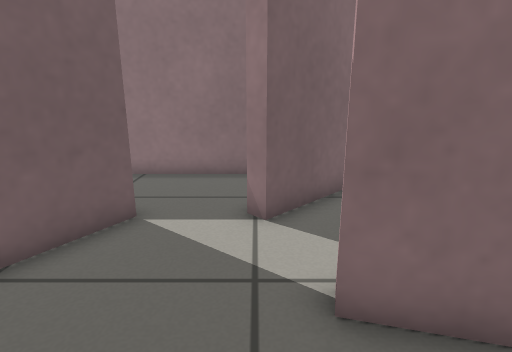
View 1 (above)

18 first-person views from a walk through a world built for the Gazebo simulator. The camera is 0.65 m above the floor, tilts 14° down and sees 80° across. The floor is counted in squares, 0.25 m on a side. Each view is taken from the middle of a square. On the plan, view 1 faces up. The plan holds only what a view shows up to about 19 squares ahead; the rest is blank.

View 2
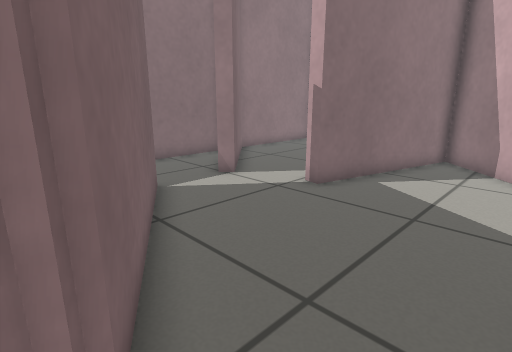

View 3
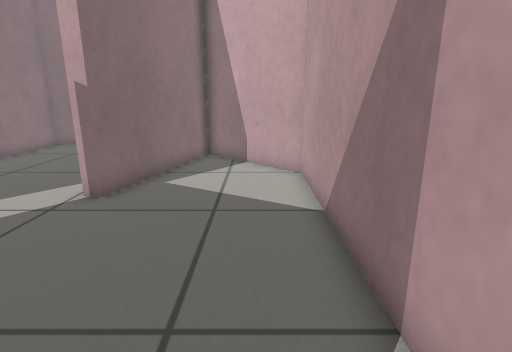

View 4
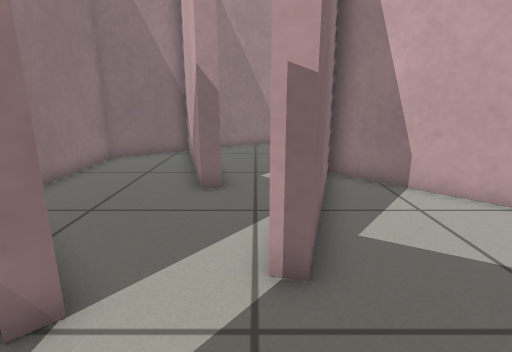

View 5
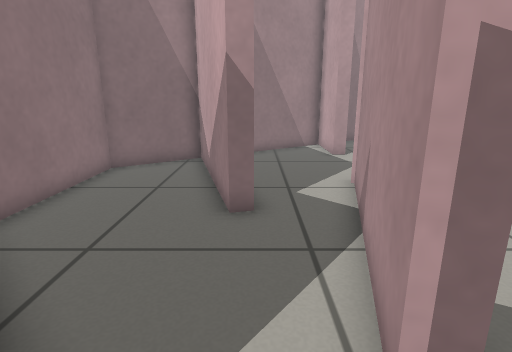

View 6
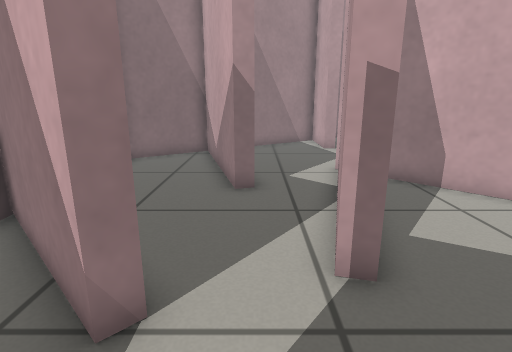

View 7
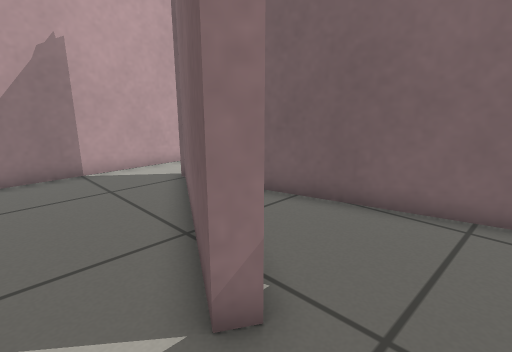

View 8
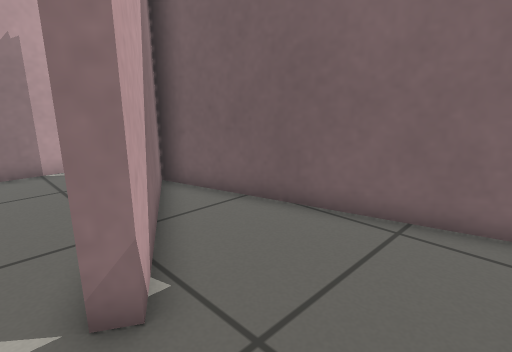

View 9
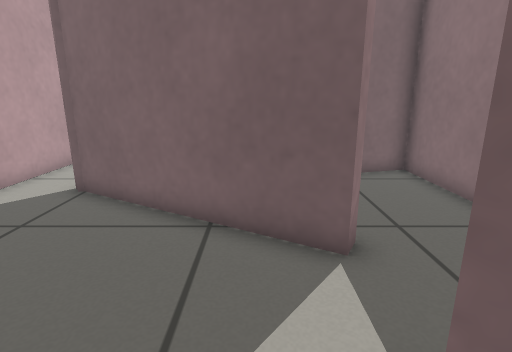

View 10
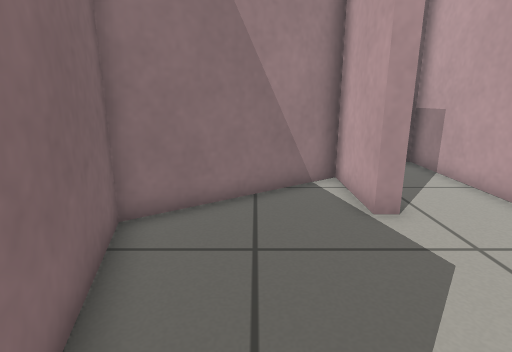

View 11
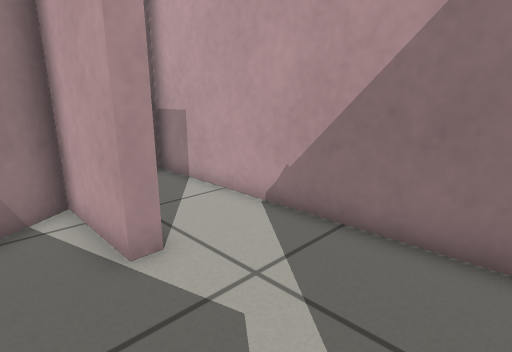

View 12
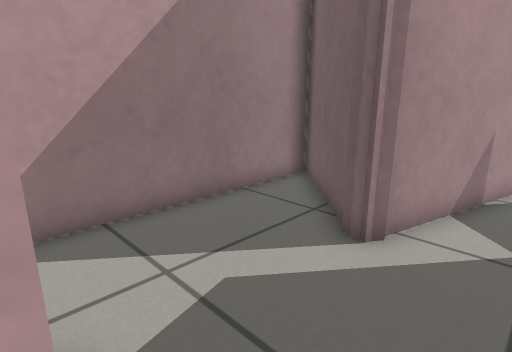

View 13
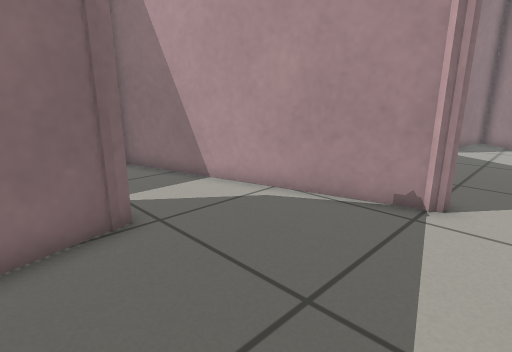

View 14
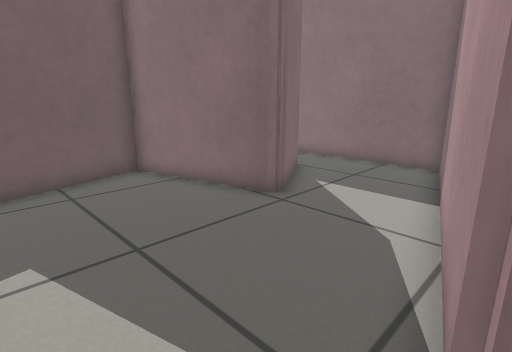

View 15
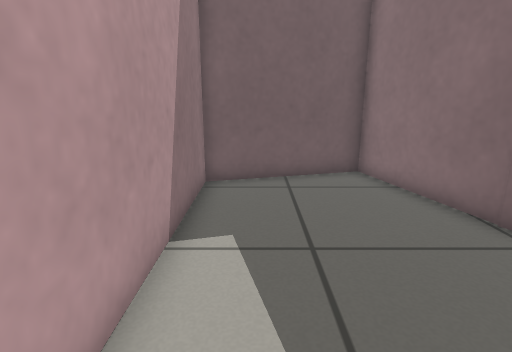

View 16
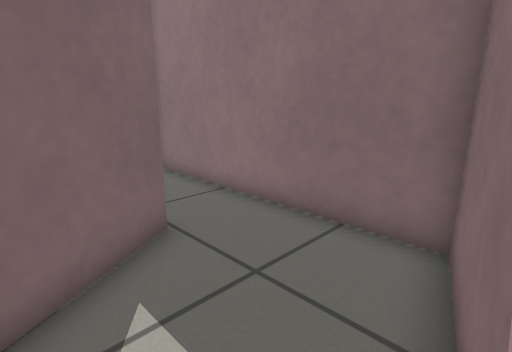

View 17
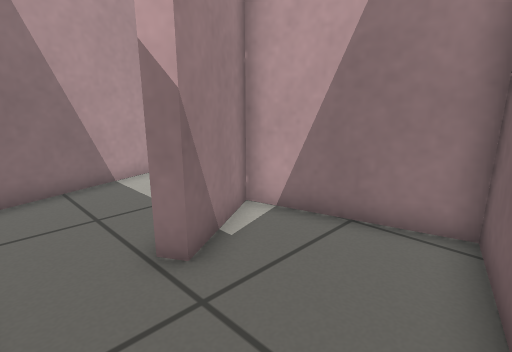

View 18
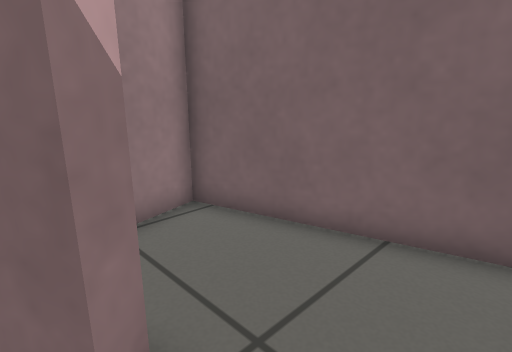

### Floor plan
Points are (right, up) in squares from view 1. A wall is a line through its corners. A room is listed if a view was taken in it or the views show most of it. See-through windows are left out.
Room 1 (views 1, 2, 3, 14, 15)
walls: (-4.2, 4) (-6.6, -0.2); (-8.6, -2.6) (3.9, -2.6) (7.9, 1.4) (1, 3.2)
low walls: (-6.6, -0.2) (-6.9, -0.3)
ways out: opening at (-1.5, 3) to room 2; opening at (-7.5, -1.5) to room 4
Room 2 (views 4, 5, 6, 7, 8, 9)
walls: (5.9, 5) (5.8, 5.6) (12.9, 7.5) (10.6, 10.7) (4.6, 10.7) (0.2, 6.3) (-0.2, 6.8) (3.7, 10.7) (-4.5, 10.7); (1, 3.2) (1.1, 3.8) (5.2, 2.7); (-3.3, 6.9) (-2.7, 6.6) (-4.2, 4)
ways out: opening at (-1.5, 3) to room 1; opening at (6, 4) to room 3; opening at (-3.5, 8.5) to room 6
Room 3 (views 10, 11, 12)
walls: (8.5, 2) (8.8, 1.6); (13.7, 1.2) (17.2, 1.2) (13.2, 7) (8.7, 5.8); (5.2, 2.7) (8.8, 1.7)
ways out: opening at (6, 4) to room 2; opening at (11, 1) to room 5
Room 4 (views 13, 16, 17, 18)
walls: (-12.5, 4.3) (-18.1, 2.8) (-16.6, -2.6) (-8.6, -2.6); (-12.7, 5) (-12.5, 4.4) (-13, 4.1); (-7.1, -0.3) (-10, 10.7) (-19.9, 10.7); (-6.9, -0.3) (-7.4, 0); (-20, 9.9) (-18.2, 3.4) (-13.3, 4.7) (-15, 7.6) (-14.5, 7.9) (-12.5, 4.4)
ways out: opening at (-7.5, -1.5) to room 1
Room 5 (no view inside)
walls: (13.7, 0.6) (13.7, 1.2); (8.9, 1.5) (4.7, -2.6) (20, -2.6) (18.7, -0.8); (8.8, 1.6) (8.7, 1.1)
ways out: opening at (11, 1) to room 3
Room 6 (no view inside)
walls: (-4.5, 10.7) (-9.4, 10.7) (-6.7, 0.8) (-3.3, 6.9)
ways out: opening at (-3.5, 8.5) to room 2

Positions as (right, up) in squares from view 1, and headings:
1: (0, 0), facing up
2: (-7, -2), facing up-right
3: (-7, -1), facing right
4: (-3, 4), facing right
5: (-1, 5), facing right
6: (-3, 5), facing right
7: (-1, 9), facing down-left
8: (-2, 10), facing down-left
9: (2, 5), facing left
10: (7, 4), facing right
11: (9, 3), facing down-right
12: (14, 4), facing down-left
13: (-15, -2), facing up-right
14: (-7, -2), facing up-left
15: (-7, -1), facing left
16: (-9, 5), facing up-left
17: (-19, 10), facing down-right
18: (-14, 10), facing down-left
